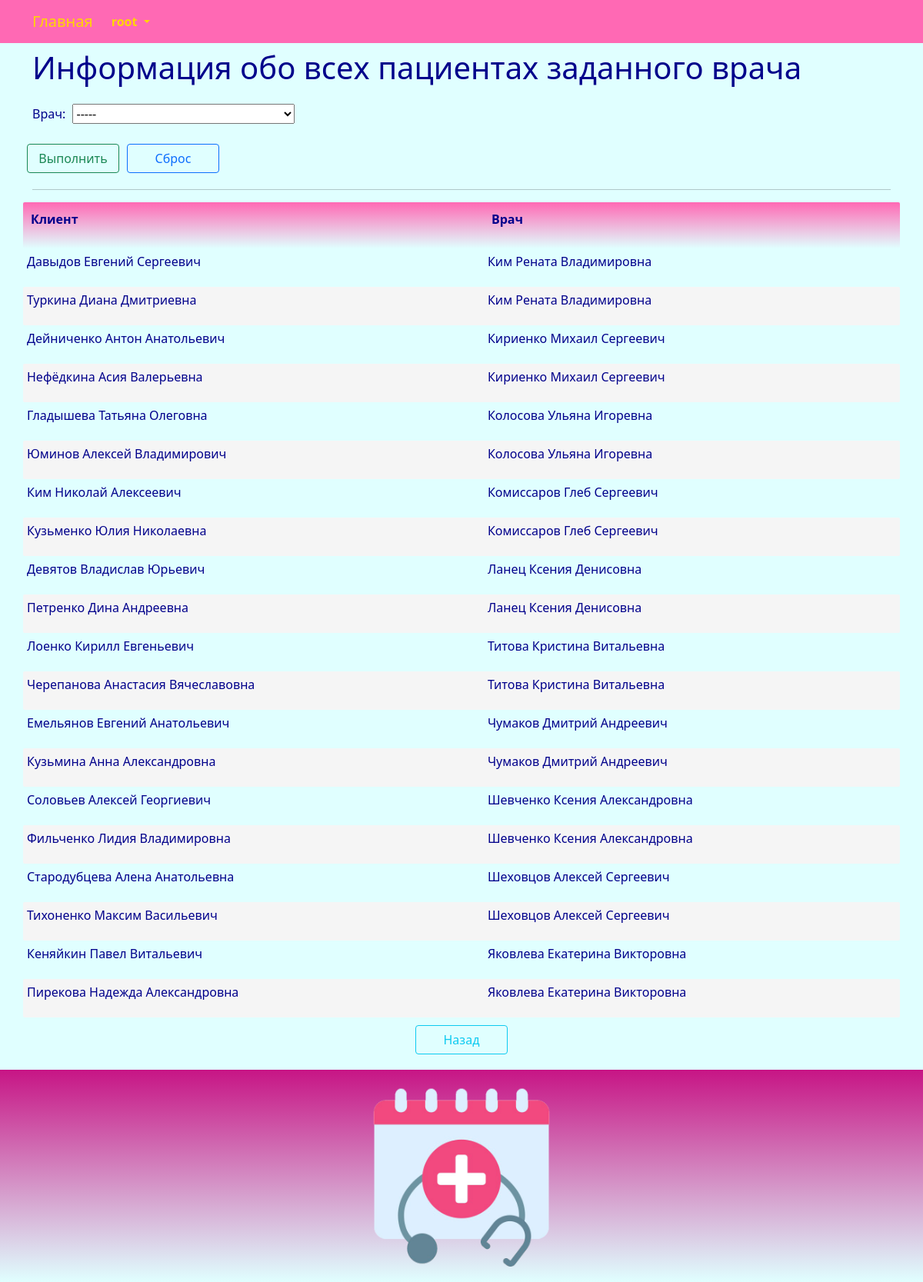
The page /report/report_4/ (signed in) on the database its author committed.
### center/models.py (models this page shows, shortened)
class Visit(models.Model):
    date_visit = models.DateTimeField(_('date_visit'))
    client = models.ForeignKey(Client, related_name='visit_client', on_delete=models.CASCADE)
    doctor = models.ForeignKey(Doctor, related_name='visit_doctor', on_delete=models.CASCADE)
    visit_details = models.TextField(_('visit_details'), blank=True, null=True)
    class Meta:
        db_table = 'visit'
        indexes = [
            models.Index(fields=['client']),
            models.Index(fields=['doctor']),
        ]
        ordering = ['date_visit']

### center/views.py (the view, shortened to what this page needs)
# urls.py: path('report/report_4/', views.report_4, name='report_4'),
@login_required
@user_passes_test(lambda u: u.is_superuser)
def report_4(request):
    try:
        where = ""
        selected_item_doctor = None
        doctor = Doctor.objects.all().order_by('full_name')
        report = Visit.objects.raw("""
SELECT 1 as id, client.full_name AS client_full_name, doctor.full_name AS doctor_full_name
FROM visit LEFT JOIN client ON visit.client_id=client.id
LEFT JOIN doctor ON visit.doctor_id=doctor.id
""" + where +
"""
GROUP BY doctor.full_name, client.full_name
""")
        return render(request, "report/report_4.html", {"report": report, "doctor": doctor, "selected_item_doctor": selected_item_doctor,})
    except Exception as exception:
        print(exception)
        return HttpResponse(exception)

### templates/report/report_4.html (shortened to what this page needs)
{% extends "base.html" %}
{% load i18n %}
{% load static %}
{% block content %}
<div class="row">
	<h1>{% trans "report4" %}</h1>
</div>
<form method="POST" enctype="multipart/form-data">
	<div style="margin-top:10px">
		<p>{% trans "doctor" %}:
			<select name="item_doctor" class="chosen" style="margin:5px">
				<option value="-----">-----</option>
			</select>
		</p>
	</div>
	<div class="row" style="margin-top:10px">
		<button class="btn btn-outline-success" name="searchBtn" style="width:120px; margin:5px">{% trans "Go" %}</button>
		<button class="btn btn-outline-primary" name="resetBtn" type="submit" onClick="window.location.reload();" style="width:120px; margin:5px">{% trans "Reset" %}</button>
	</div>
</form>
<hr>
<div class="row">
	<table id="myTable" class="table-manager" style="width:100%">
		<thead>
			<tr>
				<th><p>{% trans "client" %}</p></th>
				<th><p>{% trans "doctor" %}</p></th>
			</tr>
		</thead>
		<tbody>
			{% for r in report %}
			<tr>
				<td><p>{{ r.client_full_name }}</p></td>
				<td><p>{{ r.doctor_full_name }}</p></td>
			</tr>
			{% endfor %}
		</tbody>
	</table>
</div>
<div class="div-button-center">
	<a class="btn btn-outline-info" style="width:120px" href="{% url 'index' %}">{% trans "Back" %}</a>
</div>
{% endblock content %}

### templates/base.html (shortened to what this page needs)
<!DOCTYPE html>
{% load static %}
{% load i18n %}
<html>
	<head>
		<link rel="stylesheet" href="{% static 'css/bootstrap.min.css' %}">
		<link rel="stylesheet" href="{% static 'css/styles.css' %}" />
	</head>
	<nav class="navbar navbar-expand-lg justify-content-center">
		<div class="container">
			<div class="collapse navbar-collapse" id="mainMenu">
				<ul class="navbar-nav me-auto mb-2 mb-lg-0">
					<a class="navbar-brand" href="{{ HTTP_HOST }}/">{% trans "Home" %}</a>
					{% if user.is_authenticated %}
					<li class="nav-item dropdown">
						<a class="nav-link dropdown-toggle" href="#" id="navbarDropdown" role="button" data-bs-toggle="dropdown" aria-expanded="false">
							{{ user.username }}
						</a>
					</li>
					{% else %}
					<form class="form-inline ml-auto">
						<a href="{% url 'login' %}" class="btn btn-outline-secondary">{% trans "Log In" %}</a>
						<a href="{% url 'signup' %}" class="btn btn-primary ml-2">{% trans "Sign up" %}</a>
					</form>
					{% endif %}
				</ul>
			</div>
		</div>
	</nav>
	<body>
		<div class="container">
			{% block content%}{% endblock content %}
		</div>
	</body>
	<footer class="container-fluid text-center bg-lightgray">
		<div class="copyrights">
			<img src="{% static 'images/logo.png' %}" alt="logo" style="height:256px; padding: 10px;">
		</div>
	</footer>
</html>

### static/css/styles.css (style rules this page uses)
:root { --navbar-background-color: HotPink; --navbar-text-color: Gold; --main-background-color-light: LightCyan; --main-background-color-dark: HotPink; --main-text-color: DarkBlue; --main-header-color: DarkBlue; --main-text-attention-color: Purple; --footer-background-color-light: LightCyan; --footer-background-color-dark: MediumVioletRed; --footer-text-color: Teal; --card-background-color-light: Pink; --card-background-color-dark: HotPink; --card-text-color: SeaGreen; --table-background-color-light: LightCyan; --table-background-color-dark: #F5F5F5; --table-text-color: DarkBlue; --star-size: 30px; --star-color: LightYellow; --star-background: Yellow ; }
.navbar { background-color: var(--navbar-background-color); color: var(--navbar-text-color); }
.navbar .navbar-nav, .navbar .navbar-nav .navbar-text { color: var(--navbar-text-color); }
.navbar ul { background-color: var(--navbar-background-color); color: var(--navbar-text-color); }
.navbar li { background-color: var(--navbar-background-color); color: var(--navbar-text-color); }
.navbar a { background-color: var(--navbar-background-color); color: var(--navbar-text-color); }
.navbar-brand { background-color: var(--navbar-background-color); color: var(--navbar-text-color); }
.nav-item { background-color: var(--navbar-background-color); color: var(--navbar-text-color); font-weight: bold; }
body { background-color: var(--main-background-color-light); }
h1, h2, h3, h4, h5, h6 { color: var(--main-header-color); }
p, ul, li, label { color: var(--main-text-color); }
.div-button-center { text-align: center; padding: 10px; }
.table-manager { background-color: var(--main-background-color-light); width: 100%; }
.table-manager tbody { background-color: var(--main-background-color-light); border: none; margin-top: 20px; margin-bottom: 20px; }
.table-manager thead th { color: var(--main-text-color); font-weight: bold; text-align: left; padding: 10px; background-image: linear-gradient(top, var(--main-background-color-dark), var(--main-background-color-light)); background-image: -o-linear-gradient(top, var(--main-background-color-dark), var(--main-background-color-light)); background-image: -moz-linear-gradient(top, var(--main-background-color-dark), var(--main-background-color-light)); background-image: -webkit-linear-gradient(top, var(--main-background-color-dark), var(--main-background-color-light)); }
.table-manager thead tr th:first-child { border-radius: 2px 0 0 2px; }
.table-manager thead tr th:last-child { border-radius: 0 2px 2px 0; }
.table-manager tbody td { text-align: left; border: none; padding: 5px 5px; vertical-align: top; }
.table-manager tbody tr:nth-child(odd) { background: var(--table-background-color-light); }
.table-manager tbody tr:nth-child(even) { background: var(--table-background-color-dark); }
.table-manager tbody tr td:first-child { border-radius: 2px 0 0 2px; }
.table-manager tbody tr td:last-child { border-radius: 0 2px 2px 0; }
footer { background-image: linear-gradient(top, var(--footer-background-color-dark), var(--footer-background-color-light)); background-image: -o-linear-gradient(top, var(--footer-background-color-dark), var(--footer-background-color-light)); background-image: -moz-linear-gradient(top, var(--footer-background-color-dark), var(--footer-background-color-light)); background-image: -webkit-linear-gradient(top, var(--footer-background-color-dark), var(--footer-background-color-light)); margin-top: 10px; padding: 10px; }

### rows shown on the page
Visit: client_full_name "Давыдов Евгений Сергеевич", doctor_full_name "Ким Рената Владимировна", client_full_name "Туркина Диана Дмитриевна", client_full_name "Дейниченко Антон Анатольевич", doctor_full_name "Кириенко Михаил Сергеевич", client_full_name "Нефёдкина Асия Валерьевна", client_full_name "Гладышева Татьяна Олеговна", doctor_full_name "Колосова Ульяна Игоревна", client_full_name "Юминов Алексей Владимирович", client_full_name "Ким Николай Алексеевич", doctor_full_name "Комиссаров Глеб Сергеевич", client_full_name "Кузьменко Юлия Николаевна", client_full_name "Девятов Владислав Юрьевич", doctor_full_name "Ланец Ксения Денисовна", client_full_name "Петренко Дина Андреевна", client_full_name "Лоенко Кирилл Евгеньевич", doctor_full_name "Титова Кристина Витальевна", client_full_name "Черепанова Анастасия Вячеславовна", client_full_name "Емельянов Евгений Анатольевич", doctor_full_name "Чумаков Дмитрий Андреевич", client_full_name "Кузьмина Анна Александровна", client_full_name "Соловьев Алексей Георгиевич", doctor_full_name "Шевченко Ксения Александровна", client_full_name "Фильченко Лидия Владимировна", client_full_name "Стародубцева Алена Анатольевна", doctor_full_name "Шеховцов Алексей Сергеевич", client_full_name "Тихоненко Максим Васильевич", client_full_name "Кеняйкин Павел Витальевич", doctor_full_name "Яковлева Екатерина Викторовна", client_full_name "Пирекова Надежда Александровна"

### other values the page prints
{{ user.username }} "root"
